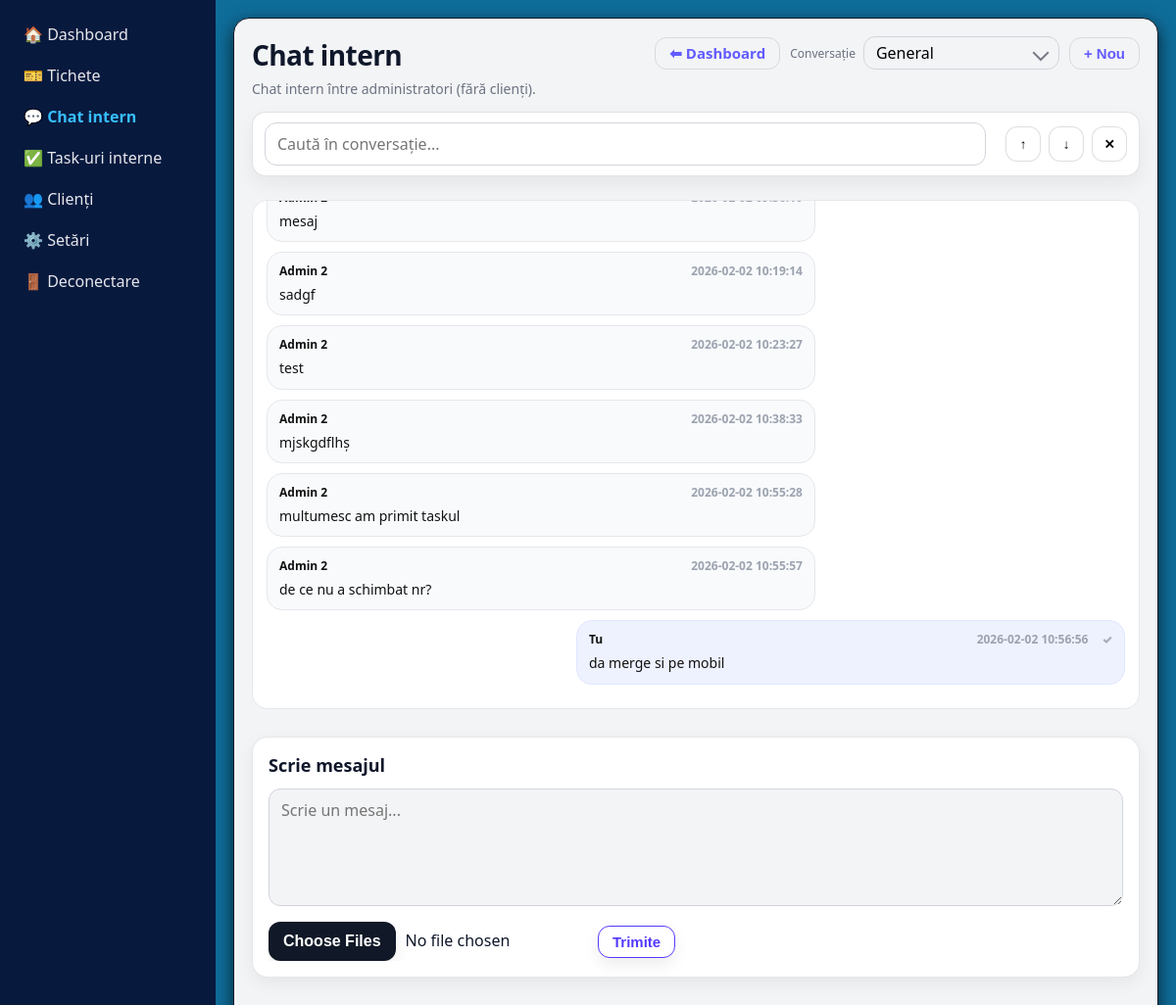
The app's page /?route=chat (signed in) with its own data.
### tables this page shows
CREATE TABLE `conversation_messages` (
  `id` int(11) NOT NULL,
  `conversation_id` int(11) NOT NULL,
  `sender_id` int(11) NOT NULL,
  `body` text NOT NULL,
  `created_at` datetime NOT NULL DEFAULT current_timestamp(),
  `legacy_message_id` int(11) DEFAULT NULL
);

CREATE TABLE `users` (
  `id` int(11) NOT NULL,
  `name` varchar(100) NOT NULL,
  `company` varchar(255) DEFAULT NULL,
  `email` varchar(100) NOT NULL,
  `phone` varchar(50) DEFAULT NULL,
  `password` varchar(255) NOT NULL,
  `role` varchar(50) DEFAULT 'employee',
  `created_at` timestamp NOT NULL DEFAULT current_timestamp(),
  `address` varchar(255) DEFAULT NULL,
  `avatar` varchar(255) DEFAULT NULL,
  `city` varchar(100) DEFAULT NULL,
  `country` varchar(100) DEFAULT NULL,
  `vat` varchar(50) DEFAULT NULL,
  `is_active` tinyint(1) NOT NULL DEFAULT 1,
  `last_seen_tickets_at` datetime DEFAULT NULL,
  `last_seen_tasks_at` datetime DEFAULT NULL,
  `last_seen_chat_v2_msg_id` int(11) DEFAULT NULL,
  `last_seen_chat_msg_id` int(11) DEFAULT NULL
);

### app/controllers/ChatController.php (called while the page is built, shortened)
<?php
class ChatController
{
    public function index(): void
    {
        global $pdo;
        $meId = (int)($_SESSION['user']['id'] ?? 0);
        $generalId = $this->ensureGeneralConversation($meId);
        $cid = (int)($_GET['cid'] ?? 0);
        if ($cid <= 0) $cid = $generalId;
        if (!$this->isParticipant($cid, $meId)) {
            $cid = $generalId;
        } else {
            $this->unhideIfNeeded($cid, $meId);
        }
        $conversations = $this->getMyConversations($meId);
        $stUsers = $pdo->prepare("
            SELECT id, name, role
            FROM users
            WHERE role IN ('admin','employee','staff')
              AND is_active = 1
              AND id <> ?
            ORDER BY role DESC, name ASC
        ");
        $stUsers->execute([$meId]);
        $users = $stUsers->fetchAll(PDO::FETCH_ASSOC);
        $messages = $this->getMessages($cid, 0);
        $messages = $this->attachAttachments($messages);
        require __DIR__ . '/../views/chat.php';
    }
    private function ensureGeneralConversation(int $meId): int
    {
        global $pdo;
        $cid = (int)$pdo->query("SELECT id FROM conversations WHERE type = 'general' LIMIT 1")->fetchColumn();
        $internal = $pdo->query("SELECT id FROM users WHERE role IN ('admin','employee','staff') AND is_active = 1")
            ->fetchAll(PDO::FETCH_COLUMN);
        foreach ($internal as $uid) {
            $this->addParticipant($cid, (int)$uid);
        }
        return $cid;
    }
    private function addParticipant(int $cid, int $uid): void
    {
        global $pdo;
        $pdo->prepare("INSERT IGNORE INTO conversation_participants (conversation_id, user_id) VALUES (?, ?)")
            ->execute([$cid, $uid]);
    }
    private function isParticipant(int $cid, int $uid): bool
    {
        global $pdo;
        $st = $pdo->prepare(
            "SELECT 1
             FROM conversation_participants p
             JOIN conversations c ON c.id = p.conversation_id
             WHERE p.conversation_id = ? AND p.user_id = ?
               AND p.left_at IS NULL
               AND c.deleted_at IS NULL
             LIMIT 1"
        );
        $st->execute([$cid, $uid]);
        return (bool)$st->fetchColumn();
    }
    private function getMyConversations(int $meId): array
    {
        global $pdo;
        $st = $pdo->prepare(
            "SELECT c.id, c.type, c.title,
                (SELECT cm.created_at
                 FROM conversation_messages cm
                 WHERE cm.conversation_id = c.id
                 ORDER BY cm.id DESC
                 LIMIT 1) AS last_at
             FROM conversations c
             JOIN conversation_participants p ON p.conversation_id = c.id
             WHERE p.user_id = ?
               AND p.left_at IS NULL
               AND p.hidden_at IS NULL
               AND c.deleted_at IS NULL
             ORDER BY (last_at IS NULL) ASC, last_at DESC, c.id DESC"
        );
        $st->execute([$meId]);
        $rows = $st->fetchAll(PDO::FETCH_ASSOC);
        return $rows;
    }
    private function getMessages(int $cid, int $sinceId): array
    {
        global $pdo;
        $st = $pdo->prepare(
            "SELECT cm.id,
                    cm.sender_id AS user_id,
                    cm.body AS message,
                    cm.created_at,
                    u.name
             FROM conversation_messages cm
             JOIN users u ON u.id = cm.sender_id
             WHERE cm.conversation_id = ?
               AND cm.id > ?
             ORDER BY cm.id ASC"
        );
        $st->execute([$cid, $sinceId]);
        return $st->fetchAll(PDO::FETCH_ASSOC);
    }
    private function attachAttachments(array $messages): array
    {
        global $pdo;
        $ids = array_unique(array_map(fn($m) => (int)($m['id'] ?? 0), $messages));
        $ids = array_filter($ids);
        $in = implode(',', array_fill(0, count($ids), '?'));
        $stmt = $pdo->prepare(
            "SELECT id, message_id, original_name, mime_type, size_bytes
             FROM conversation_attachments
             WHERE message_id IN ($in)
             ORDER BY id ASC"
        );
        $stmt->execute($ids);
        $atts = $stmt->fetchAll(PDO::FETCH_ASSOC);
        $byMsg = [];
        foreach ($atts as $a) {
            $mid = (int)$a['message_id'];
            $byMsg[$mid][] = [
                'id' => (int)$a['id'],
                'name' => $a['original_name'],
                'mime' => $a['mime_type'],
                'url'  => BASE_URL . "chat-attachment&id={$a['id']}&inline=1",
                'download_url' => BASE_URL . "chat-attachment&id={$a['id']}&download=1",
            ];
        }
        return $messages;
    }
}

### app/views/chat.php (the view, shortened to what this page needs)
<?php
require __DIR__ . '/admin/_layout_start.php';
?>
<div class="page-header">
  <div class="page-header__left">
    <h1 class="page-header__title">Chat intern</h1>
    <p class="page-header__subtitle">Chat intern între administratori (fără clienți).</p>
  </div>
  <div class="page-header__actions">
    <a href="<?= BASE_URL ?>admin/dashboard" class="btn btn-ghost">⬅ Dashboard</a>
    <?php if (!empty($conversations) && is_array($conversations)): ?>
      <div class="chat-convpick">
        <label class="chat-convpick__label" for="chatConv">Conversație</label>
      </div>
    <?php endif; ?>
    <?php if (!empty($users) && is_array($users)): ?>
<button type="button" class="btn btn-ghost" data-chat-new-open>+ Nou</button>
<?php endif; ?>
  </div>
</div>
<div class="ticket-chat">
  <div class="chat-search" data-chat-search-wrap>
    <input type="search" class="chat-search__input" placeholder="Caută în conversație..." data-chat-search>
    <div class="chat-search__actions">
      <button type="button" class="chat-search__btn" data-chat-search-prev title="Rezultat anterior">↑</button>
      <button type="button" class="chat-search__btn" data-chat-search-next title="Rezultat următor">↓</button>
      <button type="button" class="chat-search__btn" data-chat-search-clear title="Golește">✕</button>
    </div>
  </div>
  <div id="chatBox" class="chat-thread" data-chat-container>
    <?php if (empty($messages)): ?>
      <div class="chat-empty">Nu există mesaje încă.</div>
    <?php else: ?>
      <?php foreach ($messages as $m): ?>
        <?php
        $mid  = (int)($m['id'] ?? 0);
        $isMe = !empty($m['is_me']);
        $name = htmlspecialchars($m['name'] ?? 'User');
        $time = htmlspecialchars($m['created_at'] ?? '');
        $text = (string)($m['message'] ?? '');
        ?>
        <div class="chat-row <?= $isMe ? 'is-mine' : '' ?>" data-message-id="<?= $mid ?>">
          <div class="chat-bubble">
            <div class="chat-meta">
              <?php if (!$isMe): ?>
                <span class="chat-name"><?= $name ?></span>
              <?php else: ?>
                <span class="chat-name">Tu</span>
              <?php endif; ?>
              <span class="chat-time"><?= $time ?></span>
              <?php if ($isMe): ?>
                <span class="chat-checks sent" aria-label="sent">✓</span>
              <?php endif; ?>
            </div>
            <?php if (trim($text) !== ''): ?>
              <div class="chat-text"><?= nl2br(htmlspecialchars($text)) ?></div>
            <?php else: ?>
              <div class="chat-text chat-text--muted">(Mesaj fără text)</div>
            <?php endif; ?>
          </div>
        </div>
      <?php endforeach; ?>
    <?php endif; ?>
  </div>
  <div class="card chat-compose" style="margin-top:16px;">
    <h3 class="h3" style="margin-top:0;">Scrie mesajul</h3>
    <form id="chatForm" enctype="multipart/form-data" class="form-standard">
      <div>
        <div class="chat-compose__inputrow">
          <textarea id="chatMessage" class="textarea" name="message" rows="3" placeholder="Scrie un mesaj..."></textarea>
        </div>
      </div>
      <div class="form-actions">
        <input id="chatFiles" type="file" name="files[]" multiple>
        <button id="chatSend" type="submit" class="btn">Trimite</button>
      </div>
    </form>
  </div>
</div>
<?php require __DIR__ . '/admin/_layout_end.php'; ?>

### assets/css/parts/base.css (style rules this page uses)
:root { --bg: #f6f7f9; --surface: #ffffff; --surface-2: #fafafa; --text: #0f172a; --muted: #64748b; --border: rgba(17, 24, 39, 0.10); --border-strong: rgba(17, 24, 39, 0.16); --primary: #635bff; --primary-hover: #4f46ff; --primary-soft: #eef2ff; --sidebar-bg: #f3f4f6; --sidebar-border: #e5e7eb; --primary-600: #4f46ff; --radius-sm: 10px; --radius-md: 12px; --radius-lg: 16px; --shadow-sm: 0 4px 12px rgba(0,0,0,.06); --shadow-md: 0 14px 30px rgba(0,0,0,.10); }
* { box-sizing: border-box; }
html, body { height: 100%; overflow-x: hidden; }
body { margin: 0; font-family: ui-sans-serif, system-ui, -apple-system, Segoe UI, Roboto, Arial, "Noto Sans", "Liberation Sans", sans-serif; background: var(--bg); color: var(--text); -webkit-font-smoothing: antialiased; -moz-osx-font-smoothing: grayscale; }
a { color: inherit; }
input, select, textarea { max-width: 100%; }
:where(a, button, input, select, textarea):focus-visible { outline: 3px solid rgba(99, 91, 255, 0.25); outline-offset: 2px; }

### assets/css/parts/ui.css (style rules this page uses)
.btn, .tab-btn { padding: 8px 14px; border-radius: 12px; border: 1px solid #533afd; background: #ffffff; color: #533afd; cursor: pointer; font-weight: 700; line-height: 1; font-size: 15px; text-decoration: none !important; box-shadow: 0 6px 16px rgba(0, 0, 0, 0.08); transition: transform 0.08s ease, box-shadow 0.18s ease, background 0.18s ease; }
a.btn, a.btn:link, a.btn:visited, a.btn:hover, a.btn:active, .content a.btn, .content a.btn:link, .content a.btn:visited, .content a.btn:hover, .content a.btn:active { text-decoration: none !important; }
.btn-ghost { background: transparent; color: var(--primary); border-color: rgba(17, 24, 39, 0.12); box-shadow: none; }
.textarea { width: 100%; min-height: 120px; padding: 10px 12px; border: 1px solid #d1d5db; border-radius: 12px; outline: none; background: var(--sidebar-bg); resize: vertical; transition: border-color 0.18s ease, box-shadow 0.18s ease; }
.form-standard { display: grid; gap: 12px; max-width: 900px; }
.form-actions { display: flex; gap: 12px; flex-wrap: wrap; align-items: center; margin-top: 4px; }
.content input[type="file"] { font: inherit; display: block; max-width: 100%; min-width: 0; overflow: hidden; text-overflow: ellipsis; }
.content :where( input[type="text"], input[type="email"], input[type="password"], input[type="search"], input[type="number"], select, textarea ) { font: inherit; padding: 10px 12px; border: 1px solid #d1d5db; border-radius: 12px; background: var(--sidebar-bg); }
.content :where(textarea) { resize: vertical; min-height: 120px; }
.content :where( input[type="text"], input[type="email"], input[type="password"], input[type="search"], input[type="number"], select, textarea ):focus, #chatMessage:focus, #chatSearch:focus { border-color: var(--primary); box-shadow: 0 0 0 3px rgba(99, 91, 255, 0.18); outline: none; }
.card { border: 1px solid rgba(17, 24, 39, 0.1); border-radius: 16px; background: var(--surface); padding: 16px; box-shadow: 0 6px 18px rgba(0, 0, 0, 0.06); }
.page-header { display: flex; align-items: flex-start; justify-content: space-between; gap: 14px; margin: 0 0 16px; }
.page-header__left { min-width: 0; }
.page-header__title { margin: 0; font-size: 28px; font-weight: 700; letter-spacing: -0.02em; }
.page-header__subtitle { margin: 6px 0 0; color: #6b7280; font-size: 14px; }
.page-header__actions { display: flex; gap: 10px; align-items: center; flex-wrap: wrap; }
.h3 { font-size: 18px; margin: 0 0 12px; }
.page-header { display: flex; align-items: flex-start; justify-content: space-between; gap: 14px; margin: 0 0 14px; }

### records on screen
conversation_messages: body "mesaj"
conversation_messages: sender.name "Admin 2", created_at "2026-02-02 10:19:14", body "sadgf"
conversation_messages: sender.name "Admin 2", created_at "2026-02-02 10:23:27", body "test"
conversation_messages: sender.name "Admin 2", created_at "2026-02-02 10:38:33", body "mjskgdflhș"
conversation_messages: sender.name "Admin 2", created_at "2026-02-02 10:55:28", body "multumesc am primit taskul"
conversation_messages: sender.name "Admin 2", created_at "2026-02-02 10:55:57", body "de ce nu a schimbat nr?"
conversation_messages: shows "Tu", created_at "2026-02-02 10:56:56", body "da merge si pe mobil"
